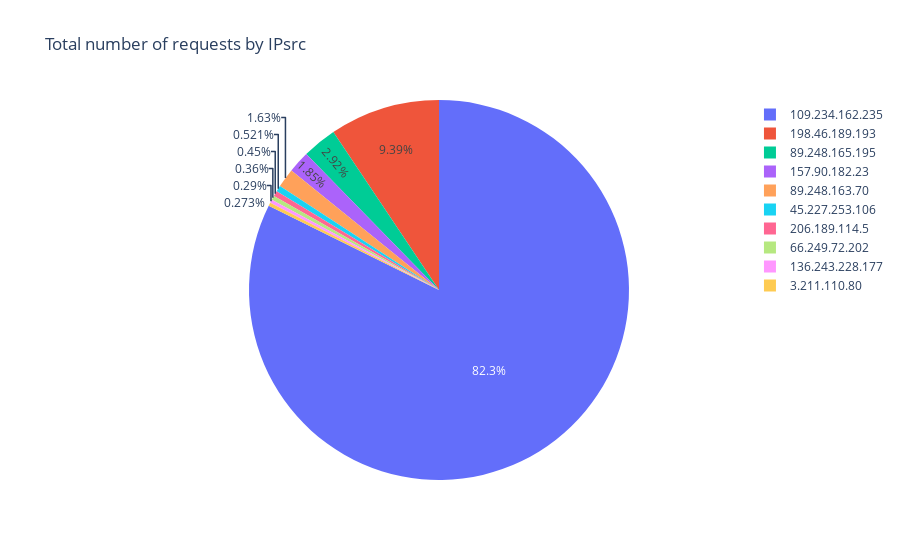

This figure's notebook cell:
### Code cell
IPsrc_total_pie = px.pie(Merge_IPsrc.head(10), values='total', names='IPsrc', title='Total number of requests by IPsrc')

IPsrc_total_pie

### Figure 1 — Plotly figure (JSON) as saved in the notebook; plotly's stock layout.template omitted (floating-point values rounded to 4 significant figures)
{"data": [{"domain": {"x": [0, 1], "y": [0, 1]}, "hovertemplate": "IPsrc=%{label}<br>total=%{value}<extra></extra>", "labels": ["109.234.162.235", "198.46.189.193", "89.248.165.195", "157.90.182.23", "89.248.163.70", "45.227.253.106", "206.189.114.5", "66.249.72.202", "136.243.228.177", "3.211.110.80"], "legendgroup": "", "name": "", "showlegend": true, "type": "pie", "values": [542741, 61889, 19280, 12220, 10725, 3434, 2970, 2374, 1912, 1797]}], "layout": {"legend": {"tracegroupgap": 0}, "title": {"text": "Total number of requests by IPsrc"}}}
